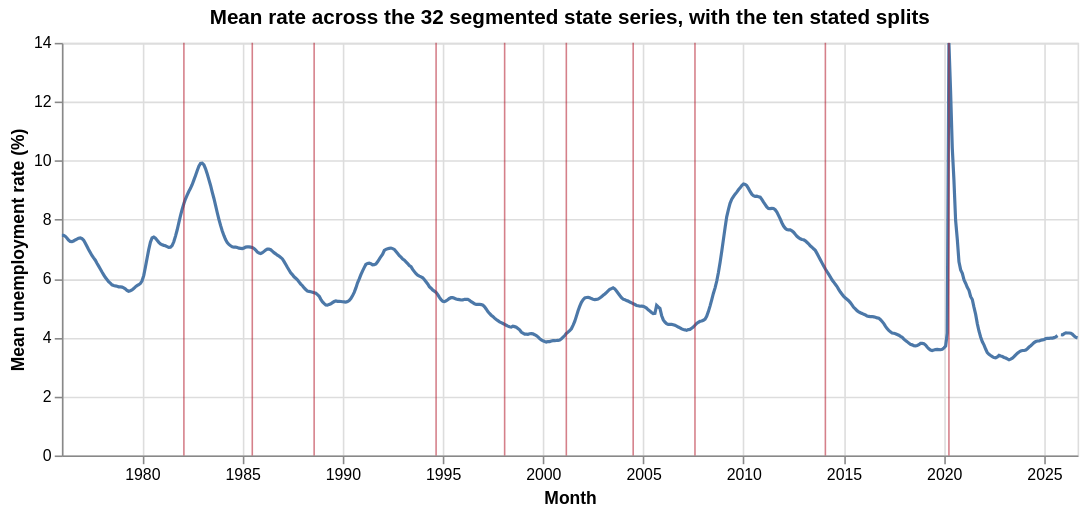

Notebook source saved alongside this figure:
### Code cell
import altair as alt

monthly_mean = (long.group_by("date")
                .agg(pl.col("rate").mean().alias("mean_rate"))
                .sort("date"))
split_dates = pl.DataFrame(
    {"date": [dt.date.fromisoformat(s["from"]) for s in m0["segments"][1:]]})
line = (alt.Chart(monthly_mean).mark_line()
        .encode(x=alt.X("date:T", title="Month"),
                y=alt.Y("mean_rate:Q", title="Mean unemployment rate (%)")))
rules = (alt.Chart(split_dates).mark_rule(color="#b2182b", opacity=0.55)
         .encode(x="date:T"))
(line + rules).properties(
    title="Mean rate across the 32 segmented state series, "
          "with the ten stated splits",
    width=640, height=260)

### Figure 1 — Vega-Lite specification as saved in the notebook (floating-point values rounded to 4 significant figures; data arrays with more than 128 entries replaced by an {"elided": "..."} marker saying what was removed)
{"config": {"view": {"continuousWidth": 300, "continuousHeight": 300}}, "layer": [{"data": {"name": "data-4d79915375647e0b1e8c862c84d9e19b"}, "mark": {"type": "line"}, "encoding": {"x": {"field": "date", "title": "Month", "type": "temporal"}, "y": {"field": "mean_rate", "title": "Mean unemployment rate (%)", "type": "quantitative"}}}, {"data": {"name": "data-6d6ed8e62e9da72729ddb176ef61870d"}, "mark": {"type": "rule", "color": "#b2182b", "opacity": 0.55}, "encoding": {"x": {"field": "date", "type": "temporal"}}}], "height": 260, "title": "Mean rate across the 32 segmented state series, with the ten stated splits", "width": 640, "$schema": "https://vega.github.io/schema/vega-lite/v6.4.1.json", "datasets": {"data-4d79915375647e0b1e8c862c84d9e19b": {"elided": "609 records"}, "data-6d6ed8e62e9da72729ddb176ef61870d": [{"date": "1982-02-01T00:00:00"}, {"date": "1985-07-01T00:00:00"}, {"date": "1988-08-01T00:00:00"}, {"date": "1994-09-01T00:00:00"}, {"date": "1998-02-01T00:00:00"}, {"date": "2001-03-01T00:00:00"}, {"date": "2004-07-01T00:00:00"}, {"date": "2007-08-01T00:00:00"}, {"date": "2014-02-01T00:00:00"}, {"date": "2020-04-01T00:00:00"}]}}
